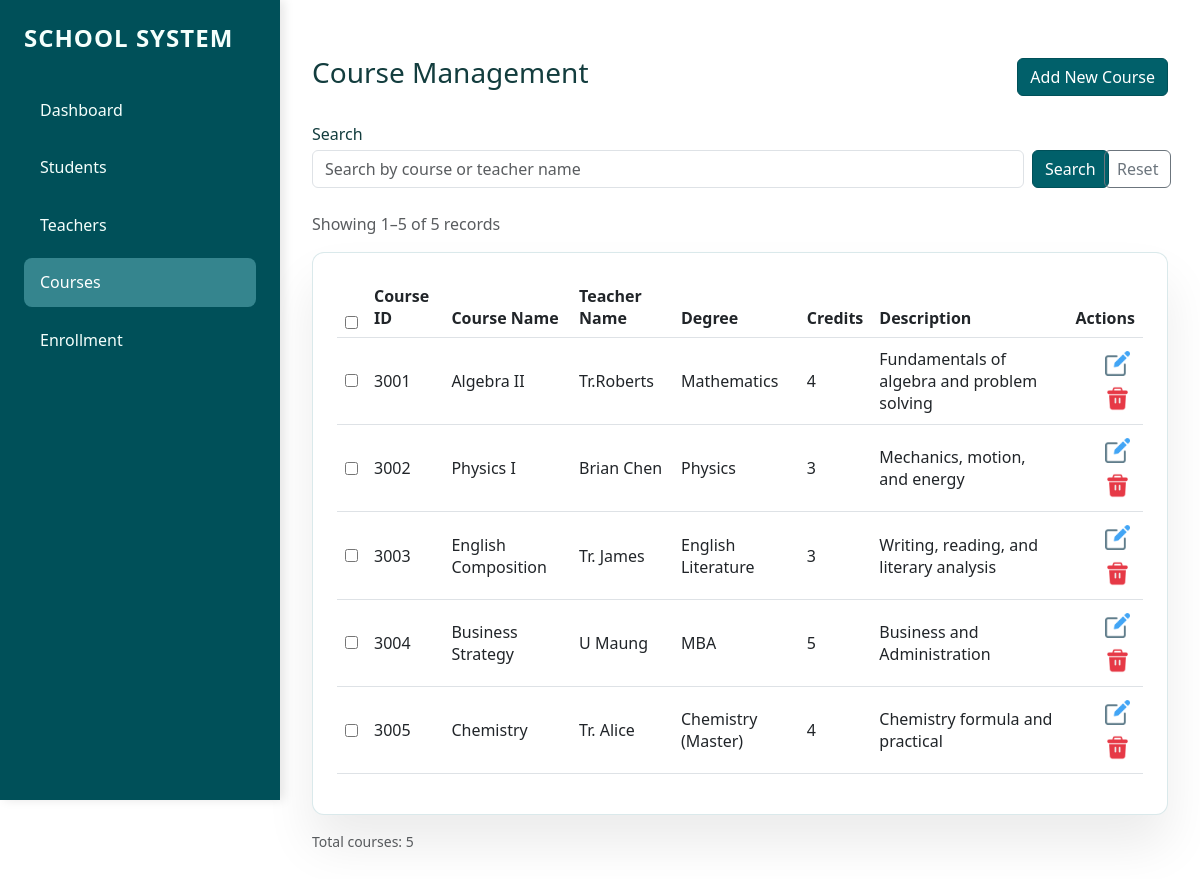
The app's page /courses, older data.
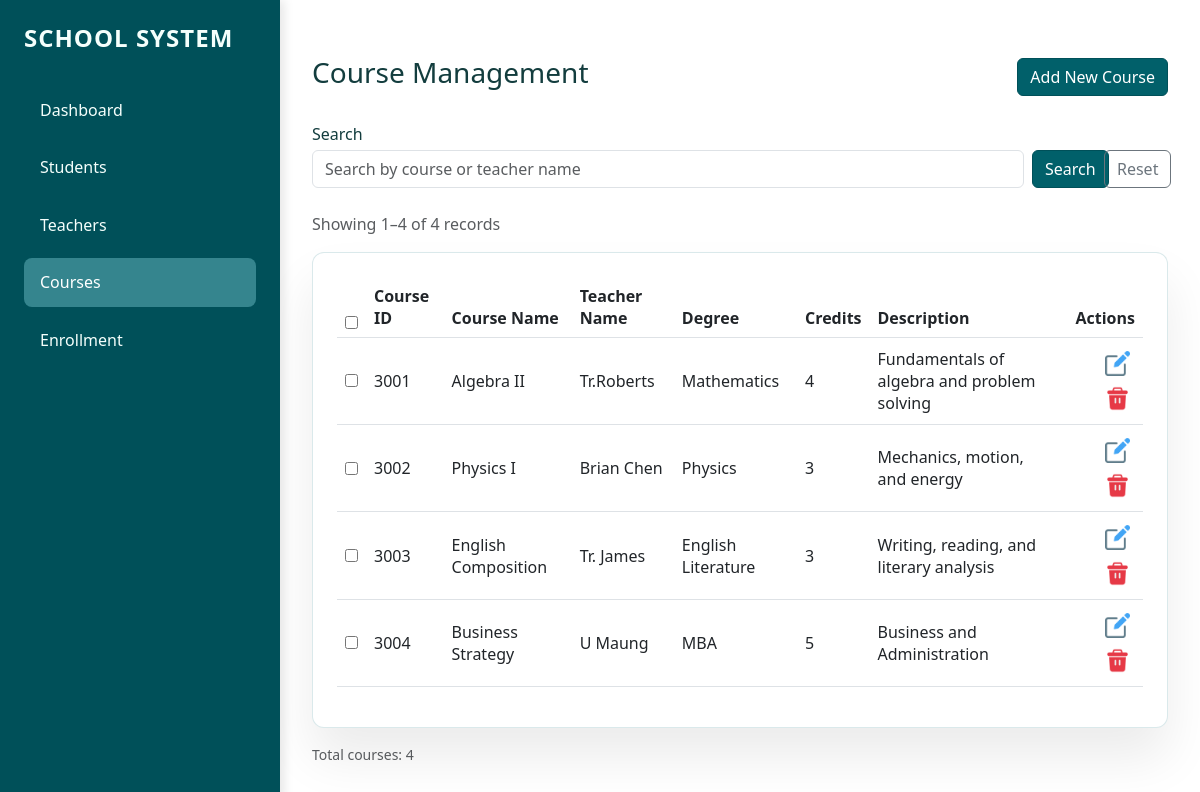
The same page, newer data.
### tables this page shows
CREATE TABLE courses (
                course_id INTEGER PRIMARY KEY AUTOINCREMENT,
                course_name TEXT NOT NULL,
                teacher_id INTEGER,
                credits INTEGER,
                description TEXT,
                FOREIGN KEY (teacher_id) REFERENCES teachers (teacher_id)
            );

CREATE TABLE teachers (
                teacher_id INTEGER PRIMARY KEY AUTOINCREMENT,
                name TEXT NOT NULL,
                email TEXT,
                degree TEXT,
                hire_date DATE
            );

### app.py (the view, shortened to what this page needs)
@app.route("/courses", methods=["GET", "POST"])
def courses_page():
    search = request.args.get("search", "").strip()
    page = request.args.get("page", 1, type=int)
    per_page = 5
    courses, total = database.get_courses(
        search_text=search or None, page=page, per_page=per_page
    )
    total_pages = (total + per_page - 1) // per_page
    start = (page - 1) * per_page + 1 if total > 0 else 0
    end = min(page * per_page, total)
    return render_template(
        "courses.html",
        courses=courses,
        teachers=database.get_all_teachers(),
        search=search,
        page=page,
        total_pages=total_pages,
        total=total,
        start=start,
        end=end,
    )

### database.py (called while the page is built)
def get_connection():
    conn = sqlite3.connect(DB_NAME, timeout=30)
    conn.execute('PRAGMA foreign_keys = ON')
    conn.row_factory = sqlite3.Row
    return conn

def get_all_teachers():
    teachers, _ = get_teachers(page=None, per_page=None)
    return teachers

### templates/courses.html (shortened to what this page needs)
{% extends "base.html" %}
{% block content %}
<div class="d-flex justify-content-between align-items-center mb-4">
    <h3>Course Management</h3>
    <button class="btn btn-primary" data-bs-toggle="modal" data-bs-target="#addModal">Add New Course</button>
</div>
<form method="GET" action="{{ url_for('courses_page') }}" class="row g-2 align-items-end mb-4">
    <div class="col-md-10">
        <label for="search" class="form-label mb-1">Search</label>
        <input type="search" name="search" class="form-control" placeholder="Search by course or teacher name"
            value="{{ search | default('') }}">
    </div>
    <div class="col-md-1 d-grid">
        <button type="submit" class="btn btn-outline-primary w-100">Search</button>
    </div>
    <div class="col-md-1 d-grid">
        <a href="{{ url_for('courses_page') }}" class="btn btn-outline-secondary">Reset</a>
    </div>
</form>
<p class="text-muted">Showing {{ start }}–{{ end }} of {{ total }} records</p>
<div class="card-custom">
    <table class="table align-middle">
        <thead>
            <tr>
                <th><input type="checkbox" id="selectAll"></th>
                <th>Course ID</th>
                <th>Course Name</th>
                <th>Teacher Name</th>
                <th>Degree</th>
                <th>Credits</th>
                <th>Description</th>
                <th class="text-end">Actions</th>
            </tr>
        </thead>
        <tbody>
            {% for s in courses %}
            <tr>
                <td><input type="checkbox" name="selected_courses" class="rowCheckbox" value="{{ s['course_id'] }}"></td>
                <td>{{ s['course_id'] }}</td>
                <td>{{ s['course_name'] }}</td>
                <td>{{ s['teacher_name'] or 'No Teacher' }}</td>
                <td>{{ s['degree'] }}</td>
                <td>{{ s['credits'] }}</td>
                <td>{{ s['description'] }}</td>
                <td class="text-end">
                    <button class="btn btn-sm btn-outline-secondary" data-bs-toggle="modal"
                        data-bs-target="#edit{{ s['course_id'] }}"><img
                            src="{{ url_for('static', filename='image/edit.png') }}" alt="Edit"
                            style="width: 1rem; height: 1rem;"></button>
                    <form action="/courses/{{ s['course_id'] }}/delete" method="POST" class="d-inline row-delete-form" data-item-name="course {{ s['course_name'] }}">
                        <button type="submit" class="btn btn-sm delete-row-delete-btn"><img
                                src="{{ url_for('static', filename='image/delete.png') }}" alt="Delete"
                                style="width: 1rem; height: 1rem;"></button>
                    </form>
                </td>
            </tr>
            {% endfor %}
        </tbody>
    </table>
</div>
<div class="d-flex justify-content-between align-items-center mt-3">
    <small class="text-muted">Total courses: {{ total }}</small>
</div>
{% endblock %}

Row changes from the older to the newer data that the page shows:
removed courses: course_id "3005", course_name "Chemistry", name "Tr. Alice", degree "Chemistry (Master)", credits "4", description "Chemistry formula and practical"
Text that changed along with them:
{{ end }}: "5" → "4"
{{ total }}: "5" → "4"
